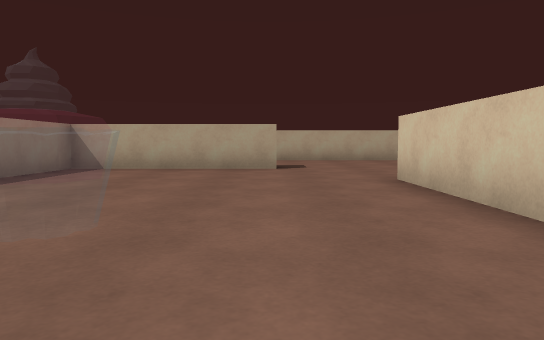
View 1 (above)

24 first-person views from a walk through a scene from a Unity 3-D project. The camera is 0.58 m above the floor, tilts 4° down and sees 70° across. The floor is counted in squares, 1 m on a side. Each view is taken from the middle of a square. On the plan, view 1 faces up. The plan holds only what a view shows up to about 10 squares ahead; the rest is blank. The place goes on beyond the plan.

View 2
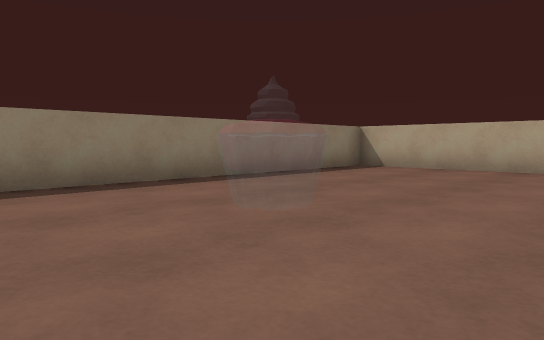

View 3
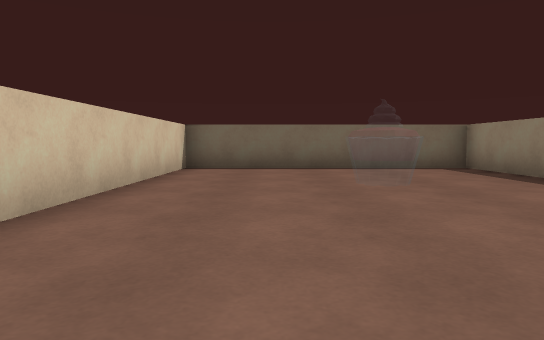

View 4
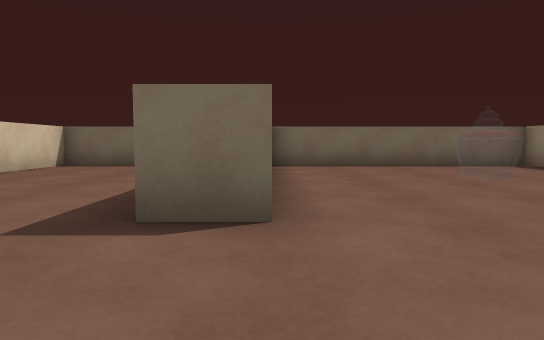

View 5
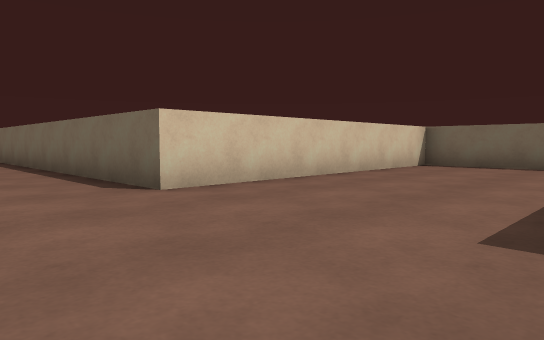

View 6
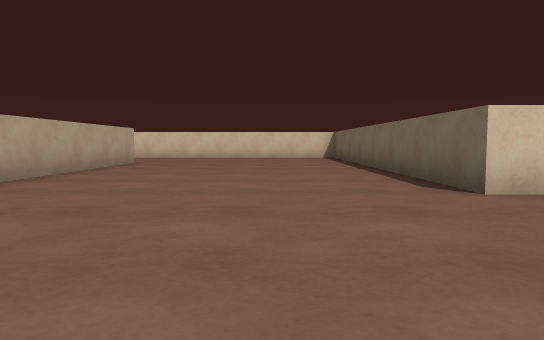

View 7
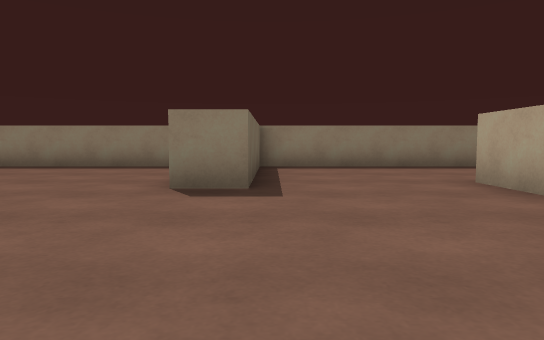

View 8
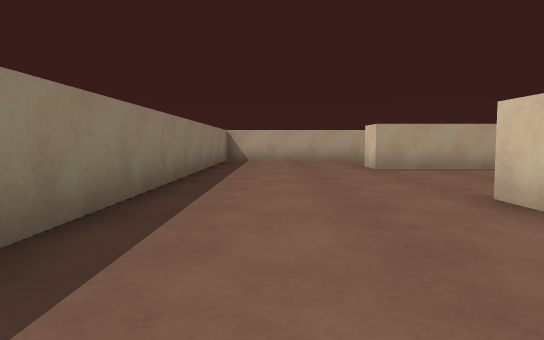

View 9
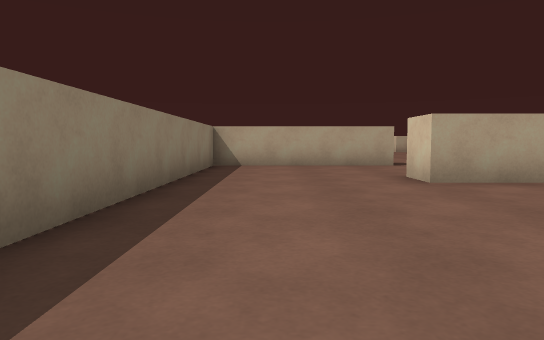

View 10
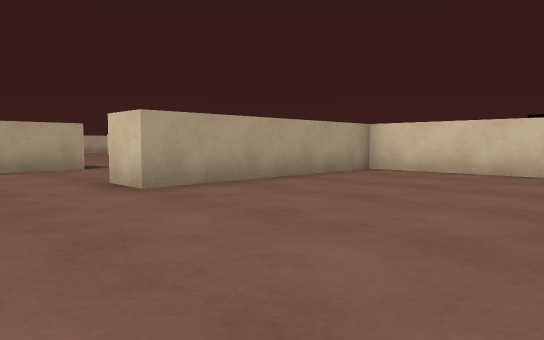

View 11
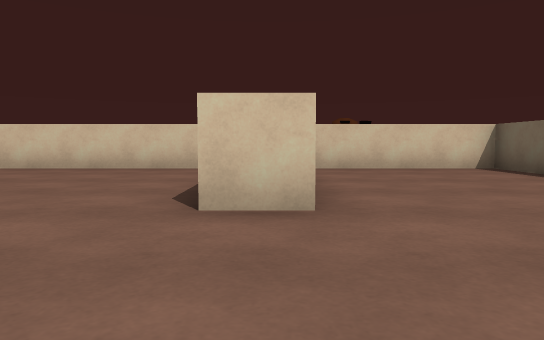

View 12
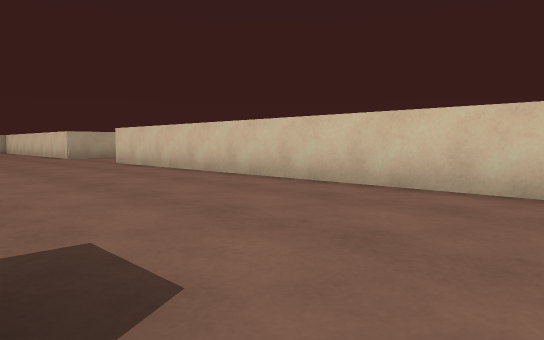

View 13
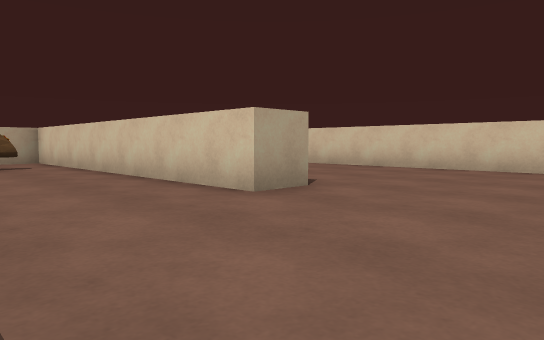

View 14
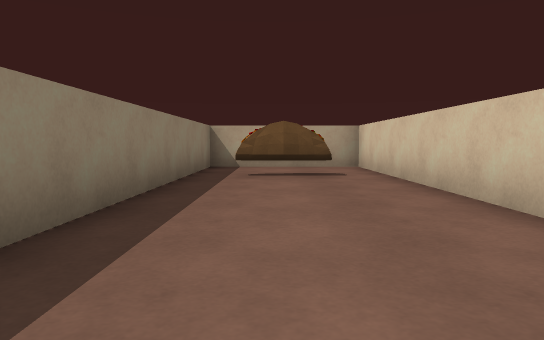

View 15
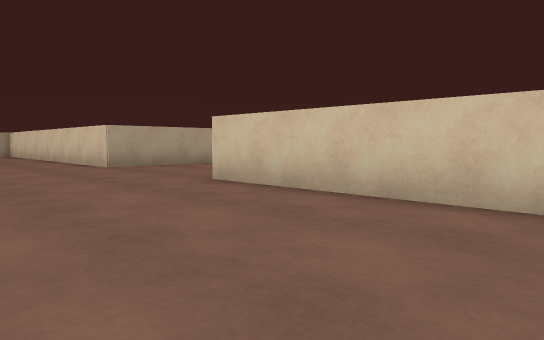

View 16
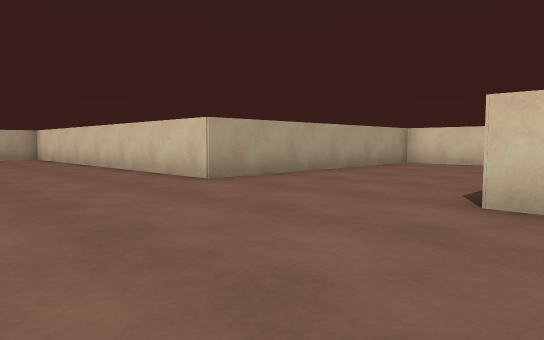

View 17
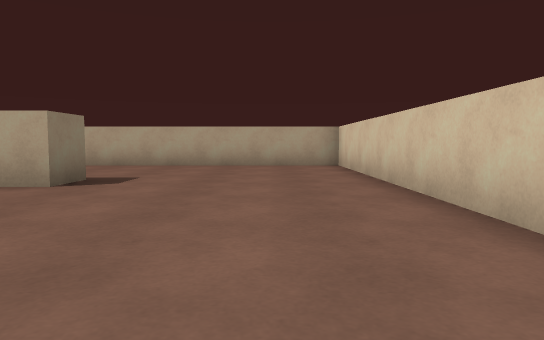

View 18
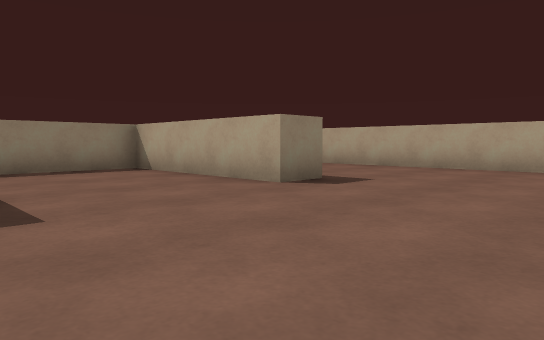

View 19
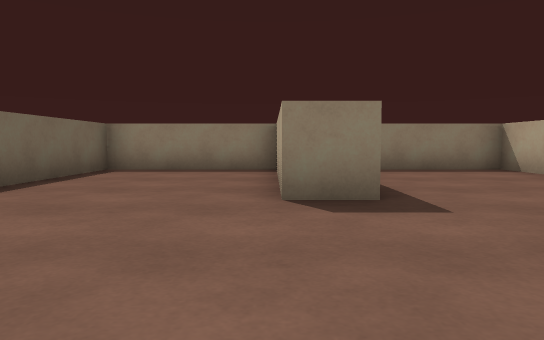

View 20
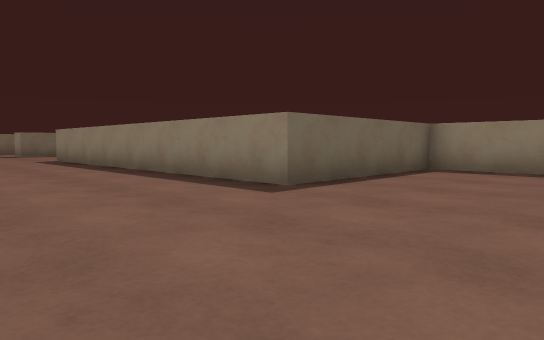

View 21
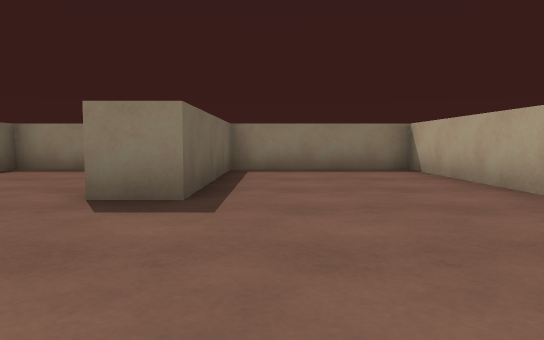

View 22
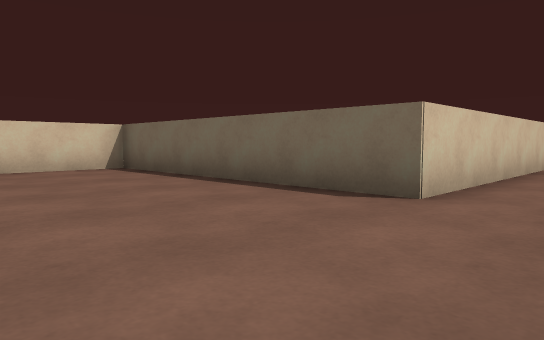

View 23
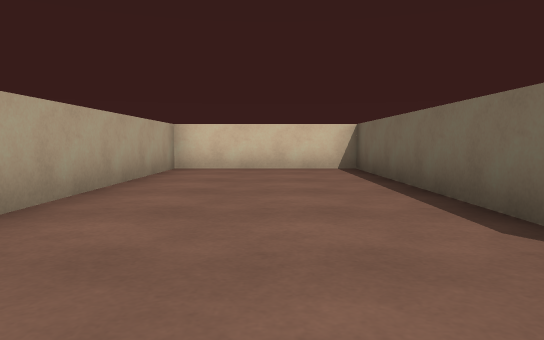

View 24
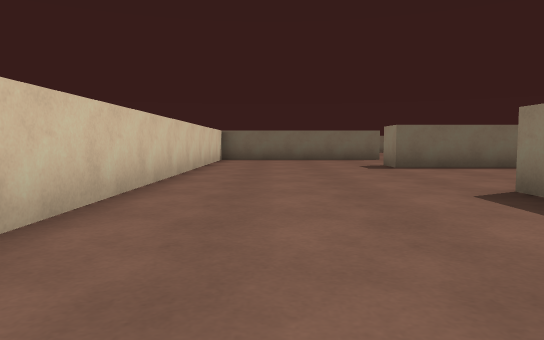

### Floor plan
Points are (right, up) in squares from view 1. A wall is a line through its corners. A room is listed if a view was taken in it or the views show most of it. See-through windows are left out.
Room 1 (views 1, 2)
walls: (0.1, 8.7) (-4.5, 8.7) (-4.5, -1) (2, -1) (2, 6.2)
ways out: opening at (1, 7.7) to room 2
Room 2 (views 3, 4, 5, 6, 7, 8, 9, 10, 11, 12, 13, 14, 15, 16, 17, 18, 19, 20, 21, 22, 23, 24)
walls: (4.7, 20.6) (4.7, 33.1) (11.7, 33.1) (11.7, 37.2) (4.7, 37.2) (4.7, 47) (-4.5, 47) (-4.5, 43.1) (0.1, 43.1) (0.1, 42.1) (-4.5, 42.1) (-4.5, 38.4) (0.1, 38.4) (0.1, 31.6); (0.1, 28.9) (0.1, 28.4) (-0.9, 28.4) (-0.9, 37.4) (-2, 37.4); (-2.8, 23.9) (0.1, 23.9) (0.1, 22.9) (-4.5, 22.9) (-4.5, 9.6); (13.1, 13) (8.6, 13); (3.1, 14) (4.7, 14) (4.7, 18.6) (-0.7, 18.6) (-0.7, 19.8); (-3.5, 37.4) (-4.5, 37.4) (-4.5, 30); (0.8, 13) (-0.8, 13); (-0.7, 13.2) (-0.7, 14); (-4.1, 9.7) (0.1, 9.7) (0.1, 8.7); (2, 6.2) (3, 6.2); (4.8, -1) (7.3, -1) (7.3, 6.6) (14.9, 6.6)
ways out: opening at (1, 7.7) to room 1
objects: other object (-3, 35) to (-2, 35)

Where each view was taken, in squares from view 1:
view 1: 0 up, 0 right, facing up
view 2: 0 up, 1 right, facing up-left
view 3: 8 up, 0 right, facing down
view 4: 9 up, 2 right, facing down
view 5: 9 up, 3 right, facing down-right
view 6: 9 up, 3 right, facing right
view 7: 10 up, 5 right, facing left
view 8: 10 up, 3 left, facing up
view 9: 13 up, 3 left, facing up
view 10: 14 up, 3 left, facing up-right
view 11: 19 up, 4 left, facing right
view 12: 22 up, 0 right, facing up-right
view 13: 25 up, 4 left, facing up-right
view 14: 28 up, 3 left, facing up
view 15: 28 up, 1 right, facing up-right
view 16: 32 up, 1 right, facing up-right
view 17: 37 up, 3 right, facing up
view 18: 38 up, 4 right, facing up-left
view 19: 42 up, 4 right, facing left
view 20: 42 up, 4 right, facing down-left
view 21: 44 up, 4 right, facing left
view 22: 37 up, 3 right, facing down-right
view 23: 35 up, 3 right, facing right
view 24: 33 up, 3 right, facing down
